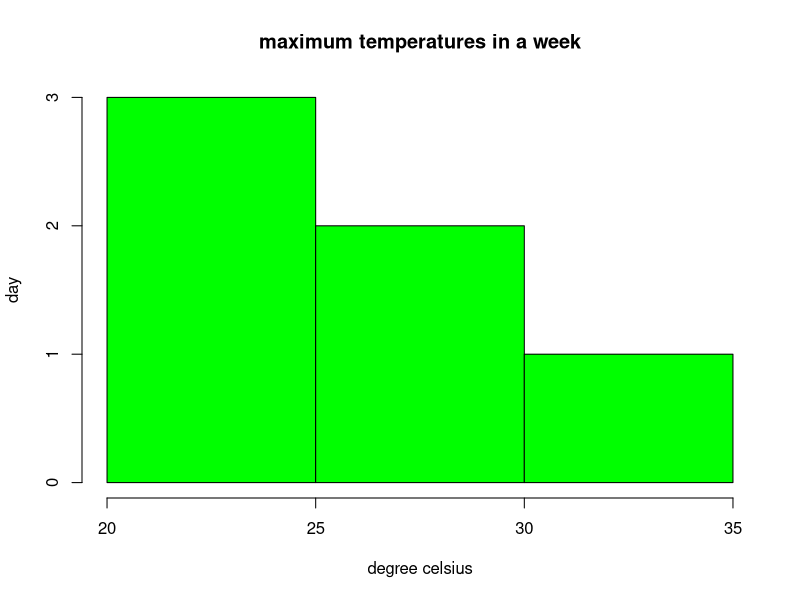

This chart was generated by the following R code:
temperatures <- c(34,23,28,21,27,20)

result <- hist(temperatures,
               main = "maximum temperatures in a week",
               xlab = "degree celsius",
               ylab = "day",
               names.arg = c("Sun","Mon","Tue","Wed","Thu","Fri","Sat"),
               col = "green"
)
print(result)